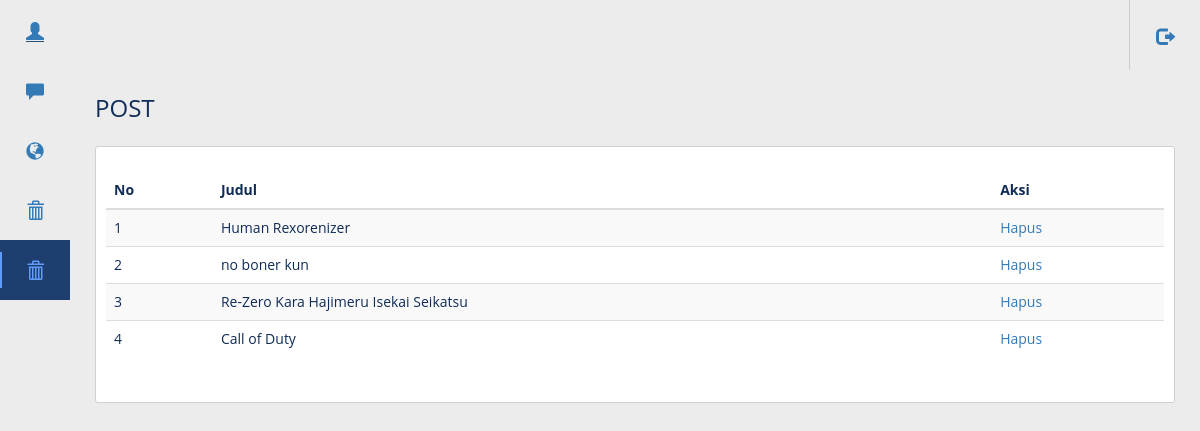
Screenshot of /admin/post_anime.php (signed in) with the database file from the repository.
### tables this page shows
CREATE TABLE `anime_list` (
  `id_anime` int(10) NOT NULL,
  `judul` varchar(100) NOT NULL,
  `genre` varchar(100) NOT NULL,
  `episode` int(3) NOT NULL,
  `gambar` varchar(200) NOT NULL,
  `isi` text NOT NULL
);

### admin/post_anime.php (the view, shortened to what this page needs)
<?php
include 'header.php';
?>
<body>
<body class="sidebar-is-reduced">
  <header class="l-header">
    <div class="l-header__inner clearfix">
      <div class="header-icons-group">
        <a href="../member/logout.php"> <div class="c-header-icon logout"><i class="glyphicon glyphicon-log-out"></i></div></a>
      </div>
    </div>
  </header>
  <div class="l-sidebar">
    <div class="l-sidebar__content">
      <nav class="c-menu js-menu">
        <ul class="u-list">
          <li class="c-menu__item has-submenu" data-toggle="tooltip" title="member">
            <a href="member.php"><div class="c-menu__item__inner"><i class="glyphicon glyphicon-user"></i>
            </div></a>
          </li>
          <li class="c-menu__item has-submenu" data-toggle="tooltip" title="Modules">
            <a href="komentar.php"><div class="c-menu__item__inner"><i class="glyphicon glyphicon-comment"></i>
            </div></a>
          </li>
          <li class="c-menu__item has-submenu" data-toggle="tooltip" title="Statistics">
            <a href="post.php"><div class="c-menu__item__inner"><i class="glyphicon glyphicon-globe"></i>
            </div></a>
          </li>
          <li class="c-menu__item has-submenu" data-toggle="tooltip" title="Statistics">
            <a href="buat_trit.php"><div class="c-menu__item__inner"><i class="glyphicon glyphicon-trash"></i>
            </div></a>
          </li>
          <li class="c-menu__item is-active" data-toggle="tooltip" title="Statistics">
            <a href="post_anime.php"><div class="c-menu__item__inner"><i class="glyphicon glyphicon-trash"></i>
            </div></a>
          </li>
        </ul>
      </nav>
    </div>
  </div>
</body>
<main class="l-main">
  <div class="content-wrapper content-wrapper--with-bg">
    <h1 class="page-title">POST</h1>
    <div class="page-content">
      <div class="row">
                  <table class="table table-hover table-striped">
                           <thead>
                          <tr>
                              <th class="hidden-xs">No</th>
                              <th>Judul</th>
                              <th>Aksi</th>
                          </tr>
                        </thead>
                   <?php
    include('../koneksi.php');
    $query = mysqli_query($connect, "SELECT * FROM anime_list") or die(mysqli_error());
    if(mysqli_num_rows($query) == 0){
      echo '<tr><td colspan="6">Tidak ada data!</td></tr>';
    }else{
      $no = 1;
      while($data = mysqli_fetch_assoc($query)){
        ?>
                        <?php
                            echo '<tr>';
          echo '<td>'.$no.'</td>';
          echo '<td>'.$data['judul'].'</td>';
          echo '<td><a href="hapus_anime.php?id='.$data['id_anime'].'" onclick="return confirm(\'Yakin?\')">Hapus</a></td>';
        echo '</tr>';?>
                            <?php
               $no++;
                    }
                  }
                            ?>
                        </table>
                    </div>
    </div>
  </div>
</main>
</body>
</html>

### admin/css/style.css (style rules this page uses)
body { margin: 0; padding: 0; font-family: "Open Sans"; font-size: 14px; font-weight: 400; background-color: #ececec; color: #102c58; }
* { -webkit-box-sizing: border-box; -moz-box-sizing: border-box; box-sizing: border-box; }
h1 { font-size: 24px; }
.u-list { margin: 0; padding: 0; list-style: none; }
.header-icons-group { display: flex; order: 3; margin-left: auto; height: 100%; border-left: 1px solid #cccccc; }
.header-icons-group .c-header-icon:last-child { border-right: 0; }
.c-header-icon { position: relative; display: flex; float: left; width: 70px; height: 100%; align-items: center; justify-content: center; line-height: 1; cursor: pointer; border-right: 1px solid #cccccc; }
.c-header-icon i { font-size: 18px; line-height: 40px; }
.l-header { padding-left: 70px; position: fixed; top: 0; right: 0; z-index: 10; width: 100%; background: #ececec; -webkit-transition: padding 0.5s ease-in-out; -moz-transition: padding 0.5s ease-in-out; -ms-transition: padding 0.5s ease-in-out; -o-transition: padding 0.5s ease-in-out; transition: padding 0.5s ease-in-out; }
.l-header__inner { height: 100%; width: 100%; display: flex; height: 70px; align-items: center; justify-content: stretch; }
.l-sidebar { width: 70px; position: absolute; z-index: 10; left: 0; top: 0; bottom: 0; background: #ececec; -webkit-transition: width 0.5s ease-in-out; -moz-transition: width 0.5s ease-in-out; -ms-transition: width 0.5s ease-in-out; -o-transition: width 0.5s ease-in-out; transition: width 0.5s ease-in-out; }
.l-sidebar__content { height: 100%; position: relative; }
.c-menu > ul { display: flex; flex-direction: column; }
.c-menu > ul .c-menu__item { color: #fff; max-width: 100%; overflow: hidden; }
.c-menu > ul .c-menu__item__inner { display: flex; flex-direction: row; align-items: center; min-height: 60px; position: relative; cursor: pointer; -webkit-transition: all 0.5s ease-in-out; -moz-transition: all 0.5s ease-in-out; -ms-transition: all 0.5s ease-in-out; -o-transition: all 0.5s ease-in-out; transition: all 0.5s ease-in-out; }
.c-menu > ul .c-menu__item__inner:before { position: absolute; content: " "; height: 0; width: 2px; left: 0; top: 50%; margin-top: -18px; background-color: #5f9cfd; opacity: 0; -webkit-transition: all 0.5s ease-in-out; -moz-transition: all 0.5s ease-in-out; -ms-transition: all 0.5s ease-in-out; -o-transition: all 0.5s ease-in-out; transition: all 0.5s ease-in-out; }
.c-menu > ul .c-menu__item.is-active .c-menu__item__inner { border-left-color: #5f9cfd; background-color: #1e3e6f; }
.c-menu > ul .c-menu__item.is-active .c-menu__item__inner i { color: #5f9cfd; }
.c-menu > ul .c-menu__item.is-active .c-menu__item__inner:before { height: 36px; opacity: 1; }
.c-menu > ul .c-menu__item i { flex: 0 0 70px; font-size: 18px; font-weight: normal; text-align: center; -webkit-transition: all 0.5s ease-in-out; -moz-transition: all 0.5s ease-in-out; -ms-transition: all 0.5s ease-in-out; -o-transition: all 0.5s ease-in-out; transition: all 0.5s ease-in-out; }
main.l-main { width: 100%; height: 100%; padding: 70px 0 0 70px; -webkit-transition: padding 0.5s ease-in-out; -moz-transition: padding 0.5s ease-in-out; -ms-transition: padding 0.5s ease-in-out; -o-transition: padding 0.5s ease-in-out; transition: padding 0.5s ease-in-out; }
main.l-main .content-wrapper { padding: 25px; height: 100%; }
main.l-main .content-wrapper .page-content { border-top: 1px solid #d0d0d0; padding-top: 25px; }
main.l-main .content-wrapper--with-bg .page-content { background: #fff; border-radius: 3px; border: 1px solid #d0d0d0; padding: 25px; }
main.l-main .page-title { font-weight: 400; margin-top: 0; margin-bottom: 25px; }

### rows the page displays
anime_list: judul "Human Rexorenizer"
anime_list: judul "no boner kun"
anime_list: judul "Re-Zero Kara Hajimeru Isekai Seikatsu"
anime_list: judul "Call of Duty"
